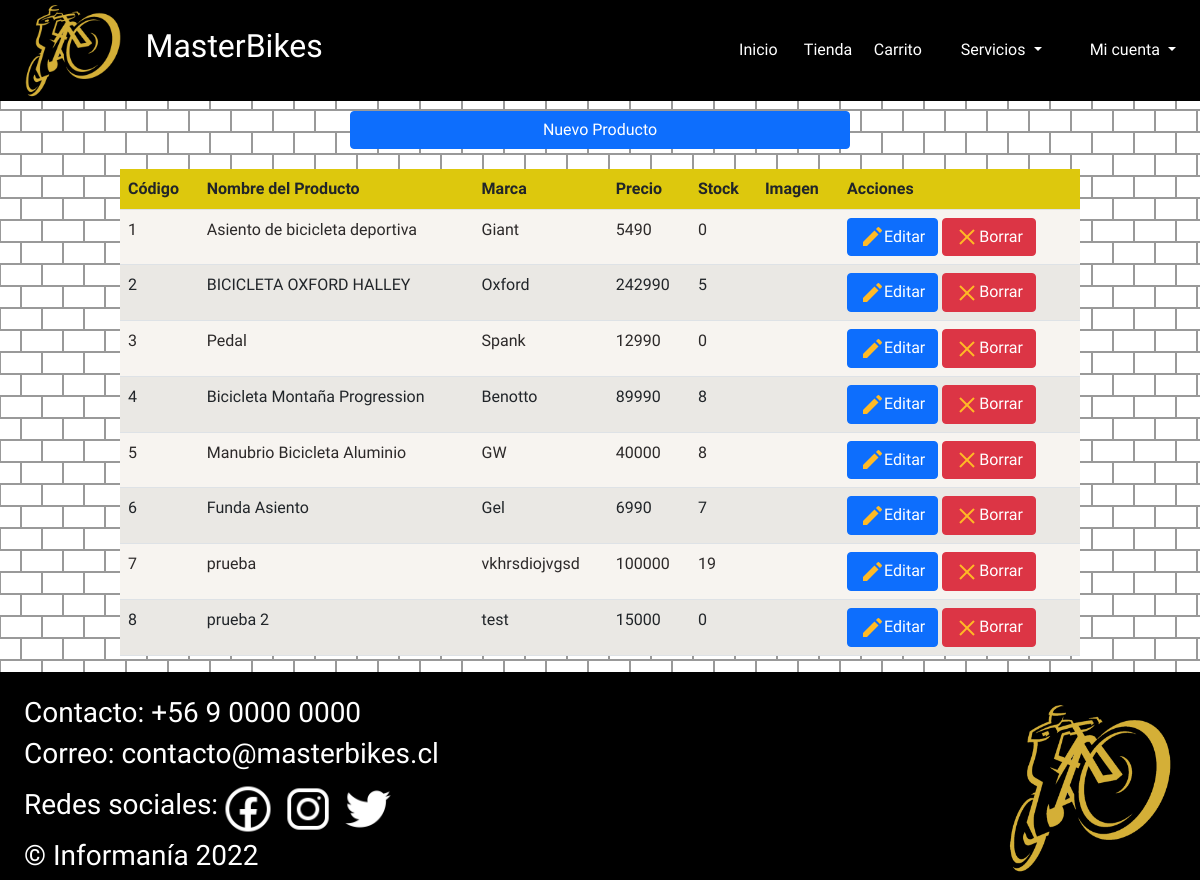
/crudProductos, run on the app's committed database.
### app/models.py (models this page shows)
class Producto(models.Model):
    codigo = models.IntegerField(primary_key=True, max_length=6)
    nombre = models.CharField(max_length=30)
    marca = models.CharField(max_length=20)
    precio = models.IntegerField(max_length=20)
    stock = models.PositiveIntegerField(max_length=20)
    imagen = models.CharField(max_length=500, default= "imagen")

### app/views.py (the view)
# urls.py: path('crudProductos', crudProductos, name="crudProductos"),
def crudProductos(request):
    contexto = {'productos':Producto.objects.all()}
    return render(request, 'app/crud_productos.html', contexto)

### app/templates/app/crud_productos.html (shortened to what this page needs)
{% extends "app/layout.html" %}
{% load static %}
{% block head %}
<link rel="stylesheet" href="{% static 'app/css/estilo_crud_prod.css' %}">
{% endblock %}
{% block content %}
<a href="{% url 'registroProductos' %}"><button type="submit" class="btn btn-primary" id="btnNuevoProducto">Nuevo Producto</button></a>
<table class="table table-striped" id="tablaProductos">
    <tbody>
        <tr id="tblNombreColumna">
            <th>Código</th>
            <th>Nombre del Producto</th>
            <th>Marca</th>
            <th>Precio</th>
            <th>Stock</th>
            <th>Imagen</th>
            <th>Acciones</th>
        </tr>
        {% for i in productos %}
        <tr id="tblDatos">
            <td>{{ i.codigo }}</td>
            <td>{{ i.nombre }}</td>
            <td>{{ i.marca }}</td>
            <td>{{ i.precio }}</td>
            <td>{{ i.stock }}</td>
            <td><img src="{{ i.imagen }}" alt="" width="40"></td>
            <td>
                 <a href="{% url 'actualizarProductos' i.codigo %}" class="btn btn-primary"><img src="{% static 'app/img/editar_producto.png' %}" alt="">Editar</a>
                 <a href="{% url 'borrarProductos' i.codigo %}" class="btn btn-danger"><img src="{% static 'app/img/borrar_producto.png' %}" alt="">Borrar</a>
            </td>
        </tr>
        {% endfor %}
    </tbody>
</table>
{% endblock %}

### app/static/app/css/layout.css (style rules this page uses)
* { padding: 0; margin: 0; font-family: 'Chakra Petch', sans-serif; }
body { background-color: #ffffff; background-color: #ffffff; }

### app/static/app/css/estilo_crud_prod.css (style rules this page uses)
#tablaProductos { background-color: rgb(43, 41, 41); color: white; margin-top: 10px; padding: 40px; width: 80%; }
#tblNombreColumna { background-color: rgb(233, 211, 14); text-align: justify; color: white; }
#tblDatos { background-color: rgb(247, 244, 240); color: rgb(44, 41, 41); text-align: justify; }
#btnNuevoProducto { width: 500px; margin: 10px; }

### data on the page
Producto: codigo "1", nombre "Asiento de bicicleta deportiva", marca "Giant", precio "5490", stock "0"
Producto: codigo "2", nombre "BICICLETA OXFORD HALLEY", marca "Oxford", precio "242990", stock "5"
Producto: codigo "3", nombre "Pedal", marca "Spank", precio "12990", stock "0"
Producto: codigo "4", nombre "Bicicleta Montaña Progression", marca "Benotto", precio "89990", stock "8"
Producto: codigo "5", nombre "Manubrio Bicicleta Aluminio", marca "GW", precio "40000", stock "8"
Producto: codigo "6", nombre "Funda Asiento", marca "Gel", precio "6990", stock "7"
Producto: codigo "7", nombre "prueba", marca "vkhrsdiojvgsd", precio "100000", stock "19"
Producto: codigo "8", nombre "prueba 2", marca "test", precio "15000", stock "0"
